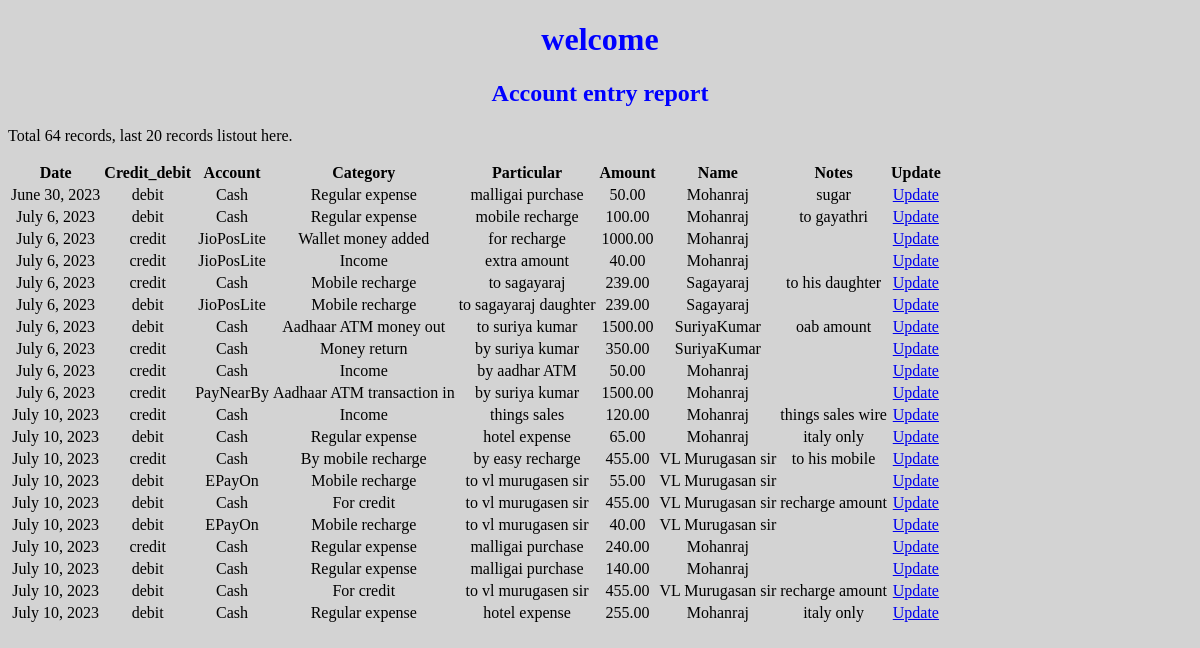
Page /account_entry_report/ on the earlier database version.
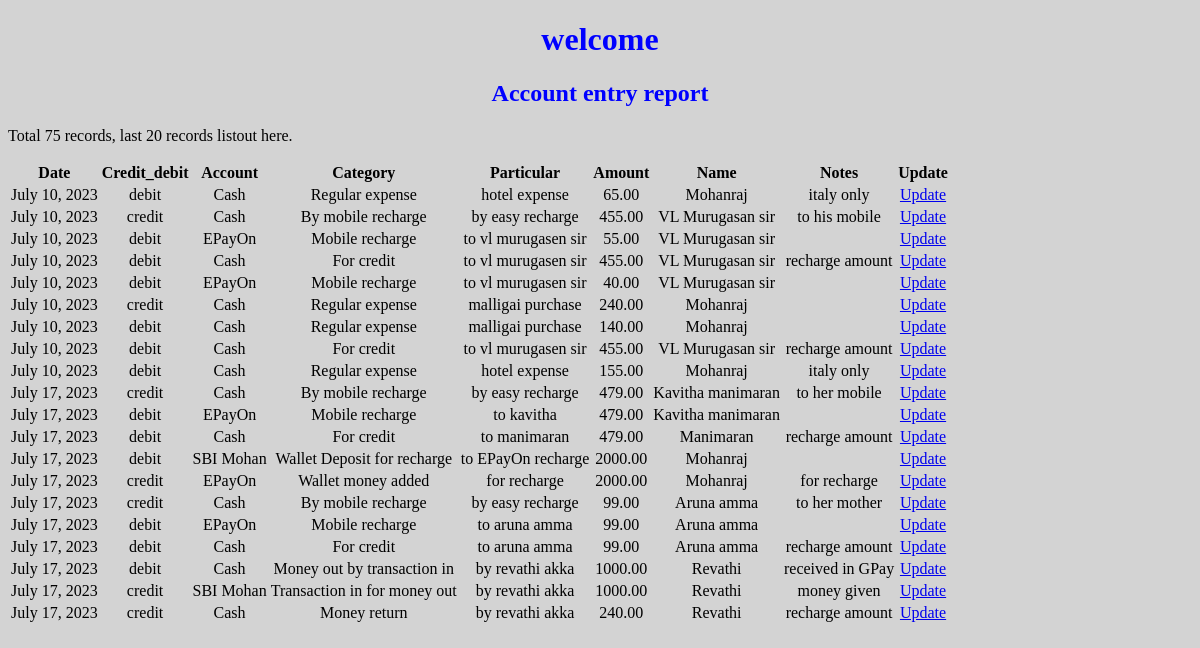
Same page on the later database version.
### account_entry/models.py (models this page shows)
class account_database(models.Model):
    date = models.DateField()
    credit_debit = models.CharField(max_length=50)
    category = models.CharField(max_length=200)
    account = models.CharField(max_length=200)
    particular = models.CharField(max_length=200)
    name = models.CharField(max_length=200)
    amount = models.DecimalField(max_digits=10, decimal_places=2,default=0)
    notes = models.CharField(max_length=200, blank=True)

### account_entry/views.py (the view)
# urls.py: path('account_entry_report/', views.account_entry_report),
def account_entry_report(request):
    count = 0
    account_listCount = account_database.objects.all().values()
    for coun in account_listCount:
        count = count + 1
    account_list = account_database.objects.all().order_by("date").values()[count-20:]
    context = {"account": account_list, "coun": count}
    return render(request, "accountEntryDatabase.html", context)

### account_entry/templates/accountEntryDatabase.html (shortened to what this page needs)
<!DOCTYPE html>
<html>
<head>
{% load static %}
<link rel="stylesheet" href="{% static 'mystyle.css' %}">
</head>
<body>
<h1>welcome</h1>
<h2>Account entry report</h2>
<p>Total {{ coun }} records, last 20 records listout here.</p>
<table>
<tr>
<th>Date</th>
<th>Credit_debit</th>
<th>Account</th>
<th>Category</th>
<th>Particular</th>
<th>Amount</th>
<th>Name</th>
<th>Notes</th>
<th>Update</th>
</tr>
{% for x in account %}
<tr>
<td>{{ x.date }}</td>
<td>{{ x.credit_debit }}</td>
<td>{{ x.account }}</td>
<td>{{ x.category }}</td>
<td>{{ x.particular }}</td>
<td>{{ x.amount }}</td>
<td>{{ x.name}}</td>
<td>{{ x.notes }}</td>
<td><a href="update_account_entry/{{ x.id }}">Update</a></td>
</tr>
{% endfor %}
</table>
</body>
</html>

Differences in the rows shown:
no longer on this page (row unchanged): account_database: date "June 30, 2023", credit_debit "debit", account "Cash", category "Regular expense", particular "malligai purchase", amount "50.00", name "Mohanraj", notes "sugar"
no longer on this page (row unchanged): account_database: date "July 6, 2023", credit_debit "debit", account "Cash", category "Regular expense", particular "mobile recharge", amount "100.00", name "Mohanraj", notes "to gayathri"
no longer on this page (row unchanged): account_database: date "July 6, 2023", credit_debit "credit", account "JioPosLite", category "Wallet money added", particular "for recharge", amount "1000.00", name "Mohanraj"
no longer on this page (row unchanged): account_database: date "July 6, 2023", credit_debit "credit", account "JioPosLite", category "Income", particular "extra amount", amount "40.00", name "Mohanraj"
no longer on this page (row unchanged): account_database: date "July 6, 2023", credit_debit "credit", account "Cash", category "Mobile recharge", particular "to sagayaraj", amount "239.00", name "Sagayaraj", notes "to his daughter"
no longer on this page (row unchanged): account_database: date "July 6, 2023", credit_debit "debit", account "JioPosLite", category "Mobile recharge", particular "to sagayaraj daughter", amount "239.00", name "Sagayaraj"
no longer on this page (row unchanged): account_database: date "July 6, 2023", credit_debit "debit", account "Cash", category "Aadhaar ATM money out", particular "to suriya kumar", amount "1500.00", name "SuriyaKumar", notes "oab amount"
no longer on this page (row unchanged): account_database: date "July 6, 2023", credit_debit "credit", account "Cash", category "Money return", particular "by suriya kumar", amount "350.00", name "SuriyaKumar"
no longer on this page (row unchanged): account_database: date "July 6, 2023", credit_debit "credit", account "Cash", category "Income", particular "by aadhar ATM", amount "50.00", name "Mohanraj"
no longer on this page (row unchanged): account_database: date "July 6, 2023", credit_debit "credit", account "PayNearBy", category "Aadhaar ATM transaction in", particular "by suriya kumar", amount "1500.00", name "Mohanraj"
no longer on this page (row unchanged): account_database: date "July 10, 2023", credit_debit "credit", account "Cash", category "Income", particular "things sales", amount "120.00", name "Mohanraj", notes "things sales wire"
changed account_database (number 9 of 20 on the later page): amount "255.00" → "155.00"
added account_database: date "July 17, 2023", credit_debit "credit", account "Cash", category "By mobile recharge", particular "by easy recharge", amount "479.00", name "Kavitha manimaran", notes "to her mobile"
added account_database: date "July 17, 2023", credit_debit "debit", account "EPayOn", category "Mobile recharge", particular "to kavitha", amount "479.00", name "Kavitha manimaran"
added account_database: date "July 17, 2023", credit_debit "debit", account "Cash", category "For credit", particular "to manimaran", amount "479.00", name "Manimaran", notes "recharge amount"
added account_database: date "July 17, 2023", credit_debit "debit", account "SBI Mohan", category "Wallet Deposit for recharge", particular "to EPayOn recharge", amount "2000.00", name "Mohanraj"
added account_database: date "July 17, 2023", credit_debit "credit", account "EPayOn", category "Wallet money added", particular "for recharge", amount "2000.00", name "Mohanraj", notes "for recharge"
added account_database: date "July 17, 2023", credit_debit "credit", account "Cash", category "By mobile recharge", particular "by easy recharge", amount "99.00", name "Aruna amma", notes "to her mother"
added account_database: date "July 17, 2023", credit_debit "debit", account "EPayOn", category "Mobile recharge", particular "to aruna amma", amount "99.00", name "Aruna amma"
added account_database: date "July 17, 2023", credit_debit "debit", account "Cash", category "For credit", particular "to aruna amma", amount "99.00", name "Aruna amma", notes "recharge amount"
added account_database: date "July 17, 2023", credit_debit "debit", account "Cash", category "Money out by transaction in", particular "by revathi akka", amount "1000.00", name "Revathi", notes "received in GPay"
added account_database: date "July 17, 2023", credit_debit "credit", account "SBI Mohan", category "Transaction in for money out", particular "by revathi akka", amount "1000.00", name "Revathi", notes "money given"
added account_database: date "July 17, 2023", credit_debit "credit", account "Cash", category "Money return", particular "by revathi akka", amount "240.00", name "Revathi", notes "recharge amount"
Other differences:
{{ coun }}: "64" → "75"
